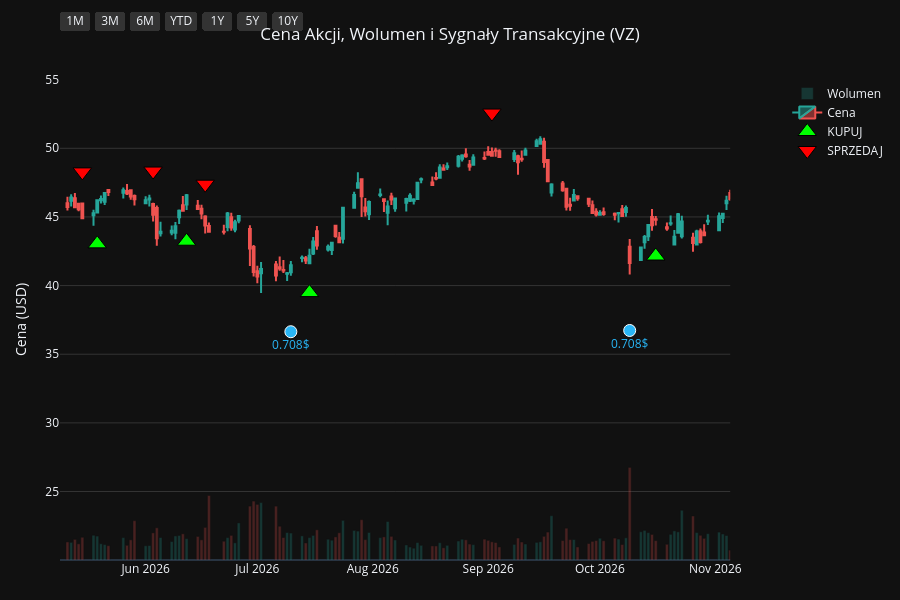
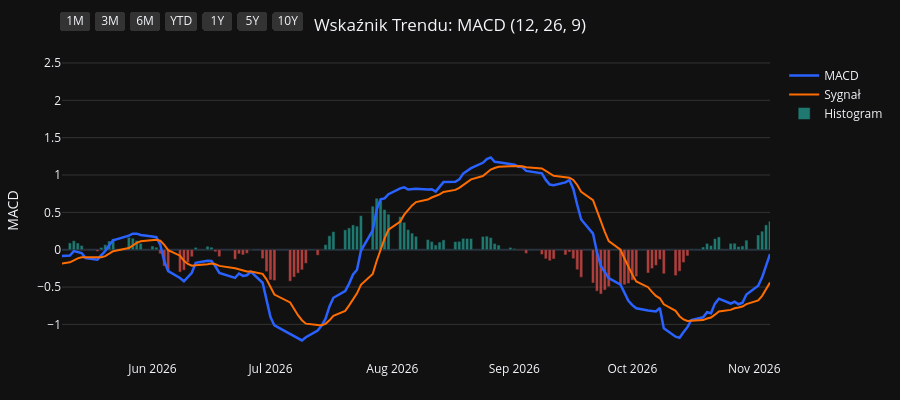
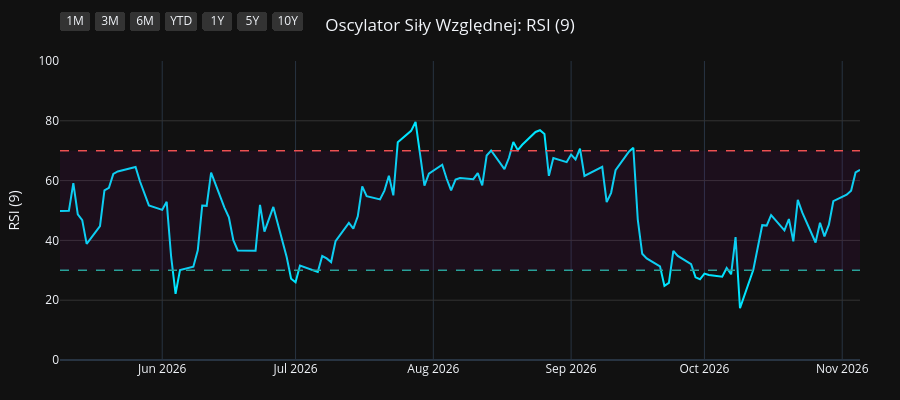
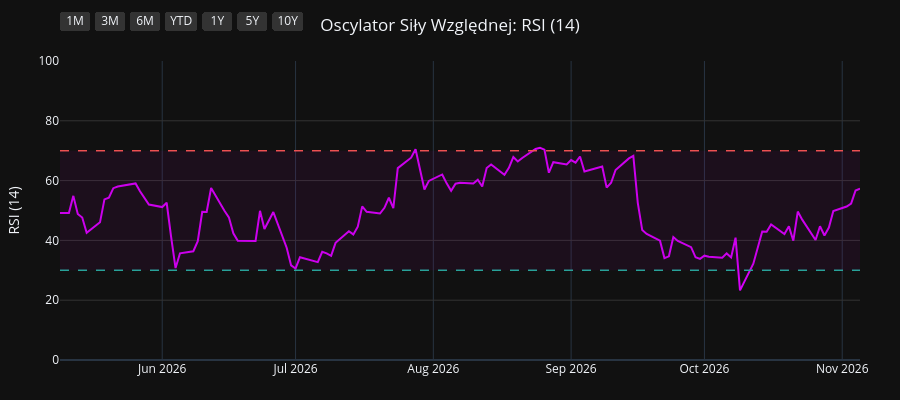

Notebook code for these charts, in order:
### Code cell
import os
import yfinance as yf
import pandas as pd
import pandas_ta as ta
import plotly.graph_objects as go
from plotly.subplots import make_subplots

# 1. Pobranie i przygotowanie danych
symbol = os.environ.get("STOCK_TICKER", "").strip().upper()
if not symbol:
    raise RuntimeError("Set STOCK_TICKER before running price_extractor.ipynb")
df = yf.Ticker(symbol).history(period="10y")
df.index = df.index.tz_localize(None)

# Wskaźniki i sygnały
df.ta.macd(fast=12, slow=26, signal=9, append=True)
df.ta.rsi(length=9, append=True)
df.ta.rsi(length=14, append=True)
df.ta.rsi(length=21, append=True)
df.dropna(inplace=True)

macd = df['MACD_12_26_9']
signal = df['MACDs_12_26_9']
wczorajszy_macd = macd.shift(1)
wczorajszy_signal = signal.shift(1)

df['Decyzja'] = 'BRAK'
df.loc[(macd > signal) & (wczorajszy_macd <= wczorajszy_signal), 'Decyzja'] = 'KUPUJ'
df.loc[(macd < signal) & (wczorajszy_macd >= wczorajszy_signal), 'Decyzja'] = 'SPRZEDAJ'

df_kupuj = df[df['Decyzja'] == 'KUPUJ']
df_sprzedaj = df[df['Decyzja'] == 'SPRZEDAJ']
df_dywidendy = df[df['Dividends'] > 0]
df_splity = df[df['Stock Splits'] > 0]

# Wspólna konfiguracja osi X
konfiguracja_osi_x = dict(
    type="date",
    showspikes=True, spikemode="across", spikesnap="cursor", spikedash="dot", spikecolor="#ffffff", spikethickness=1, hoverformat="%Y-%m-%d",
    rangeselector=dict(
        buttons=list([
            dict(count=1, label="1M", step="month", stepmode="backward"),
            dict(count=3, label="3M", step="month", stepmode="backward"),
            dict(count=6, label="6M", step="month", stepmode="backward"),
            dict(count=1, label="YTD", step="year", stepmode="todate"),
            dict(count=1, label="1Y", step="year", stepmode="backward"),
            dict(count=5, label="5Y", step="year", stepmode="backward"),
            dict(step="all", label="10Y")
        ]),
        bgcolor="#333333", activecolor="#2962ff", x=0, y=1.1
    )
)

# ==========================================
# WYKRES 1: CENA + WOLUMEN + SYGNAŁY
# ==========================================
fig1 = make_subplots(specs=[[{"secondary_y": True}]])

kolory_wolumenu = ['#26a69a' if row['Close'] >= row['Open'] else '#ef5350' for index, row in df.iterrows()]
fig1.add_trace(go.Bar(x=df.index, y=df['Volume'], marker_color=kolory_wolumenu, opacity=0.25, name='Wolumen'), secondary_y=True)
fig1.add_trace(go.Candlestick(x=df.index, open=df['Open'], high=df['High'], low=df['Low'], close=df['Close'], name='Cena', increasing_line_color='#26a69a', decreasing_line_color='#ef5350'), secondary_y=False)
fig1.add_trace(go.Scatter(x=df_kupuj.index, y=df_kupuj['Low'] * 0.95, customdata=df_kupuj[['Low', 'High']], mode='markers', marker=dict(symbol='triangle-up', size=16, color='#00ff00', line=dict(width=1, color='black')), name='KUPUJ', hovertemplate='KUPUJ<br>Najniższa: %{customdata[0]:.2f}<br>Najwyższa: %{customdata[1]:.2f}<extra></extra>'), secondary_y=False)
fig1.add_trace(go.Scatter(x=df_sprzedaj.index, y=df_sprzedaj['High'] * 1.05, customdata=df_sprzedaj[['Low', 'High']], mode='markers', marker=dict(symbol='triangle-down', size=16, color='#ff0000', line=dict(width=1, color='black')), name='SPRZEDAJ', hovertemplate='SPRZEDAJ<br>Najniższa: %{customdata[0]:.2f}<br>Najwyższa: %{customdata[1]:.2f}<extra></extra>'), secondary_y=False)

if not df_dywidendy.empty:
    fig1.add_trace(go.Scatter(x=df_dywidendy.index, y=df_dywidendy['Low'] * 0.90, mode='markers+text', marker=dict(symbol='circle', size=12, color='#29b6f6', line=dict(width=1, color='white')), text=df_dywidendy['Dividends'].apply(lambda x: f"{x}$"), textposition="bottom center", name='Dywidenda', showlegend=False, hovertemplate='Dywidenda: %{text}<extra></extra>', textfont=dict(color="#29b6f6")), secondary_y=False)
if not df_splity.empty:
                    fig1.add_trace(go.Scatter(x=df_splity.index, y=df_splity['High'], mode='markers+text', marker=dict(symbol='star', size=16, color='#ffee58', line=dict(width=1, color='black')), text=df_splity['Stock Splits'].apply(lambda x: f"{x:g}:1" if x >= 1 else f"1:{1 / x:g}"), textposition="top center", name='Split', hovertemplate='%{text}<extra></extra>', textfont=dict(color="#ffee58")), secondary_y=False)

fig1.update_layout(title=dict(text=f"Cena Akcji, Wolumen i Sygnały Transakcyjne ({symbol})", x=0.5, xanchor='center'), dragmode='pan', xaxis_rangeslider_visible=False, template='plotly_dark', height=600, hovermode='x unified', margin=dict(l=60, r=40, t=60, b=40))
fig1.update_xaxes(**konfiguracja_osi_x)
fig1.update_xaxes(range=[df.index.max() - pd.Timedelta(days=180), df.index.max()])
fig1.update_yaxes(title_text="Cena (USD)", secondary_y=False, gridcolor='#333333')
fig1.update_yaxes(range=[0, df['Volume'].max() * 4], showgrid=False, showticklabels=False, secondary_y=True)
fig1.show(config={'scrollZoom': True})

# ==========================================
# WYKRES 2: WSKAŹNIK MACD
# ==========================================
fig2 = go.Figure()
fig2.add_trace(go.Scatter(x=df.index, y=df['MACD_12_26_9'], line=dict(color='#2962ff', width=2.5), name='MACD'))
fig2.add_trace(go.Scatter(x=df.index, y=df['MACDs_12_26_9'], line=dict(color='#ff6d00', width=2), name='Sygnał'))
kolory_macd = ['#26a69a' if val >= 0 else '#ef5350' for val in df['MACDh_12_26_9']]
fig2.add_trace(go.Bar(x=df.index, y=df['MACDh_12_26_9'], marker_color=kolory_macd, name='Histogram', opacity=0.7))
fig2.update_layout(title=dict(text="Wskaźnik Trendu: MACD (12, 26, 9)", x=0.5, xanchor='center'), dragmode='pan', xaxis_rangeslider_visible=False, template='plotly_dark', height=400, hovermode='x unified', margin=dict(l=60, r=40, t=60, b=40))
fig2.update_xaxes(**konfiguracja_osi_x)
fig2.update_xaxes(range=[df.index.max() - pd.Timedelta(days=180), df.index.max()])
fig2.update_yaxes(title_text="MACD", gridcolor='#333333')
fig2.show(config={'scrollZoom': True})

# ==========================================
# WYKRES 3: OSCYLATOR RSI (9)
# ==========================================
fig3 = go.Figure()
fig3.add_trace(go.Scatter(x=df.index, y=df['RSI_9'], line=dict(color='#00e5ff', width=2), name='RSI (9)'))
fig3.add_hline(y=70, line_dash="dash", line_color="#ef5350", line_width=1.5)
fig3.add_hline(y=30, line_dash="dash", line_color="#26a69a", line_width=1.5)
fig3.add_hrect(y0=30, y1=70, line_width=0, fillcolor="purple", opacity=0.1)
fig3.update_layout(title=dict(text="Oscylator Siły Względnej: RSI (9)", x=0.5, xanchor='center'), dragmode='pan', xaxis_rangeslider_visible=False, template='plotly_dark', height=400, hovermode='x unified', margin=dict(l=60, r=40, t=60, b=40))
fig3.update_xaxes(**konfiguracja_osi_x)
fig3.update_xaxes(range=[df.index.max() - pd.Timedelta(days=180), df.index.max()])
fig3.update_yaxes(title_text="RSI (9)", range=[0, 100], gridcolor='#333333')
fig3.show(config={'scrollZoom': True})

# ==========================================
# WYKRES 4: OSCYLATOR RSI (14)
# ==========================================
fig4 = go.Figure()
fig4.add_trace(go.Scatter(x=df.index, y=df['RSI_14'], line=dict(color='#d500f9', width=2), name='RSI (14)'))
fig4.add_hline(y=70, line_dash="dash", line_color="#ef5350", line_width=1.5)
fig4.add_hline(y=30, line_dash="dash", line_color="#26a69a", line_width=1.5)
fig4.add_hrect(y0=30, y1=70, line_width=0, fillcolor="purple", opacity=0.1)
fig4.update_layout(title=dict(text="Oscylator Siły Względnej: RSI (14)", x=0.5, xanchor='center'), dragmode='pan', xaxis_rangeslider_visible=False, template='plotly_dark', height=400, hovermode='x unified', margin=dict(l=60, r=40, t=60, b=40))
fig4.update_xaxes(**konfiguracja_osi_x)
fig4.update_xaxes(range=[df.index.max() - pd.Timedelta(days=180), df.index.max()])
fig4.update_yaxes(title_text="RSI (14)", range=[0, 100], gridcolor='#333333')
fig4.show(config={'scrollZoom': True})

# ==========================================
# WYKRES 5: OSCYLATOR RSI (21)
# ==========================================
fig5 = go.Figure()
fig5.add_trace(go.Scatter(x=df.index, y=df['RSI_21'], line=dict(color='#64dd17', width=2), name='RSI (21)'))
fig5.add_hline(y=70, line_dash="dash", line_color="#ef5350", line_width=1.5)
fig5.add_hline(y=30, line_dash="dash", line_color="#26a69a", line_width=1.5)
fig5.add_hrect(y0=30, y1=70, line_width=0, fillcolor="purple", opacity=0.1)
fig5.update_layout(title=dict(text="Oscylator Siły Względnej: RSI (21)", x=0.5, xanchor='center'), dragmode='pan', xaxis_rangeslider_visible=False, template='plotly_dark', height=400, hovermode='x unified', margin=dict(l=60, r=40, t=60, b=40))
fig5.update_xaxes(**konfiguracja_osi_x)
fig5.update_xaxes(range=[df.index.max() - pd.Timedelta(days=180), df.index.max()])
fig5.update_yaxes(title_text="RSI (21)", range=[0, 100], gridcolor='#333333')
fig5.show(config={'scrollZoom': True})

### Figure 1 — Plotly figure (JSON) as saved in the notebook; plotly's stock layout.template omitted (floating-point values rounded to 4 significant figures; data arrays with more than 128 entries replaced by an {"elided": "..."} marker saying what was removed)
{"data": [{"marker": {"color": {"elided": "2480 str values"}}, "name": "Wolumen", "opacity": 0.25, "type": "bar", "x": {"elided": "2480 str values"}, "xaxis": "x", "y": {"elided": "2480 int values"}, "yaxis": "y2"}, {"close": {"elided": "2480 float values"}, "decreasing": {"line": {"color": "#ef5350"}}, "high": {"elided": "2480 float values"}, "increasing": {"line": {"color": "#26a69a"}}, "low": {"elided": "2480 float values"}, "name": "Cena", "open": {"elided": "2480 float values"}, "type": "candlestick", "x": {"elided": "2480 str values"}, "xaxis": "x", "yaxis": "y"}, {"customdata": {"elided": "102x2 float values"}, "hovertemplate": "KUPUJ<br>Najniższa: %{customdata[0]:.2f}<br>Najwyższa: %{customdata[1]:.2f}<extra></extra>", "marker": {"color": "#00ff00", "line": {"color": "black", "width": 1}, "size": 16, "symbol": "triangle-up"}, "mode": "markers", "name": "KUPUJ", "type": "scatter", "x": ["2017-02-16T00:00:00", "2017-04-12T00:00:00", "2017-05-10T00:00:00", "2017-05-23T00:00:00", "2017-07-19T00:00:00", "2017-09-19T00:00:00", "2017-11-21T00:00:00", "2018-01-24T00:00:00", "2018-03-06T00:00:00", "2018-03-28T00:00:00", "2018-05-22T00:00:00", "2018-06-07T00:00:00", "2018-06-22T00:00:00", "2018-07-30T00:00:00", "2018-08-06T00:00:00", "2018-08-15T00:00:00", "2018-10-04T00:00:00", "2018-10-18T00:00:00", "2019-01-03T00:00:00", "2019-02-15T00:00:00", "2019-05-16T00:00:00", "2019-06-13T00:00:00", "2019-07-02T00:00:00", "2019-07-12T00:00:00", "2019-07-29T00:00:00", "2019-08-13T00:00:00", "2019-10-16T00:00:00", "2019-11-27T00:00:00", "2020-01-21T00:00:00", "2020-02-10T00:00:00", "2020-03-05T00:00:00", "2020-03-10T00:00:00", "2020-03-30T00:00:00", "2020-05-29T00:00:00", "2020-07-08T00:00:00", "2020-07-10T00:00:00", "2020-08-24T00:00:00", "2020-09-03T00:00:00", "2020-10-12T00:00:00", "2020-11-03T00:00:00", "2020-12-02T00:00:00", "2021-01-22T00:00:00", "2021-02-10T00:00:00", "2021-02-17T00:00:00", "2021-03-05T00:00:00", "2021-05-05T00:00:00", "2021-06-07T00:00:00", "2021-07-02T00:00:00", "2021-07-27T00:00:00", "2021-08-13T00:00:00", "2021-09-03T00:00:00", "2021-09-24T00:00:00", "2021-10-20T00:00:00", "2021-11-10T00:00:00", "2021-12-15T00:00:00", "2022-02-03T00:00:00", "2022-02-17T00:00:00", "2022-03-02T00:00:00", "2022-04-01T00:00:00", "2022-05-13T00:00:00", "2022-06-23T00:00:00", "2022-07-15T00:00:00", "2022-08-12T00:00:00", "2022-09-12T00:00:00", "2022-10-04T00:00:00", "2022-10-17T00:00:00", "2022-12-22T00:00:00", "2023-02-02T00:00:00", "2023-03-21T00:00:00", "2023-06-08T00:00:00", "2023-07-28T00:00:00", "2023-08-11T00:00:00", "2023-09-14T00:00:00", "2023-10-17T00:00:00", "2024-01-03T00:00:00", "2024-03-21T00:00:00", "2024-05-09T00:00:00", "2024-05-31T00:00:00", "2024-06-24T00:00:00", "2024-08-02T00:00:00", "2024-08-09T00:00:00", "2024-11-15T00:00:00", "2025-01-17T00:00:00", "2025-03-31T00:00:00", "2025-04-15T00:00:00", "2025-04-17T00:00:00", "2025-05-02T00:00:00", "2025-05-19T00:00:00", "2025-06-02T00:00:00", "2025-06-10T00:00:00", "2025-06-30T00:00:00", "2025-07-22T00:00:00", "2025-10-29T00:00:00", "2025-10-31T00:00:00", "2025-12-30T00:00:00", "2026-01-08T00:00:00", "2026-01-26T00:00:00", "2026-04-27T00:00:00", "2026-05-19T00:00:00", "2026-06-12T00:00:00", "2026-07-15T00:00:00", "2026-10-16T00:00:00"], "xaxis": "x", "y": [26.74, 27.31, 26.17, 25.65, 24.73, 27.48, 26.65, 31.35, 28.3, 28.02, 28.63, 28.39, 28.97, 31.26, 31.06, 31.48, 32.38, 32.63, 34.02, 33.3, 35.2, 35.54, 35.19, 35.59, 35.57, 34.75, 37.92, 37.94, 38.41, 38.2, 36.1, 34.46, 33.83, 35.45, 35.41, 35.17, 38.54, 39.28, 39.05, 37.96, 40.27, 37.87, 36.64, 37.12, 36.64, 39.49, 38.49, 37.94, 37.83, 37.97, 37.62, 37.0, 36.38, 36.03, 34.83, 37.5, 36.86, 37.38, 35.49, 33.65, 36.07, 36.04, 32.07, 30.36, 28.09, 26.63, 27.2, 30.46, 27.62, 26.29, 25.75, 25.21, 25.96, 24.3, 30.57, 31.76, 31.79, 32.37, 32.55, 33.16, 32.85, 34.0, 32.53, 38.28, 38.11, 37.55, 37.33, 37.8, 37.36, 37.55, 36.43, 37.26, 35.34, 34.54, 36.0, 35.68, 35.82, 42.99, 43.04, 43.23, 39.49, 42.15], "yaxis": "y"}, {"customdata": {"elided": "102x2 float values"}, "hovertemplate": "SPRZEDAJ<br>Najniższa: %{customdata[0]:.2f}<br>Najwyższa: %{customdata[1]:.2f}<extra></extra>", "marker": {"color": "#ff0000", "line": {"color": "black", "width": 1}, "size": 16, "symbol": "triangle-down"}, "mode": "markers", "name": "SPRZEDAJ", "type": "scatter", "x": ["2016-12-28T00:00:00", "2017-03-27T00:00:00", "2017-04-21T00:00:00", "2017-05-12T00:00:00", "2017-06-21T00:00:00", "2017-08-16T00:00:00", "2017-10-09T00:00:00", "2017-12-27T00:00:00", "2018-02-02T00:00:00", "2018-03-22T00:00:00", "2018-05-02T00:00:00", "2018-05-31T00:00:00", "2018-06-13T00:00:00", "2018-07-19T00:00:00", "2018-07-31T00:00:00", "2018-08-13T00:00:00", "2018-08-29T00:00:00", "2018-10-15T00:00:00", "2018-11-23T00:00:00", "2019-01-28T00:00:00", "2019-04-02T00:00:00", "2019-05-31T00:00:00", "2019-06-28T00:00:00", "2019-07-11T00:00:00", "2019-07-19T00:00:00", "2019-07-31T00:00:00", "2019-09-26T00:00:00", "2019-10-25T00:00:00", "2019-12-30T00:00:00", "2020-01-30T00:00:00", "2020-02-11T00:00:00", "2020-03-09T00:00:00", "2020-03-11T00:00:00", "2020-04-30T00:00:00", "2020-06-17T00:00:00", "2020-07-09T00:00:00", "2020-08-21T00:00:00", "2020-08-25T00:00:00", "2020-09-08T00:00:00", "2020-10-14T00:00:00", "2020-11-30T00:00:00", "2020-12-10T00:00:00", "2021-01-27T00:00:00", "2021-02-12T00:00:00", "2021-03-04T00:00:00", "2021-04-13T00:00:00", "2021-05-17T00:00:00", "2021-06-17T00:00:00", "2021-07-26T00:00:00", "2021-07-30T00:00:00", "2021-08-23T00:00:00", "2021-09-09T00:00:00", "2021-10-11T00:00:00", "2021-11-05T00:00:00", "2021-11-16T00:00:00", "2022-01-20T00:00:00", "2022-02-07T00:00:00", "2022-02-24T00:00:00", "2022-03-09T00:00:00", "2022-04-25T00:00:00", "2022-06-13T00:00:00", "2022-07-14T00:00:00", "2022-07-18T00:00:00", "2022-08-26T00:00:00", "2022-09-21T00:00:00", "2022-10-10T00:00:00", "2022-12-02T00:00:00", "2023-01-19T00:00:00", "2023-02-06T00:00:00", "2023-04-20T00:00:00", "2023-07-11T00:00:00", "2023-08-02T00:00:00", "2023-09-13T00:00:00", "2023-09-15T00:00:00", "2023-12-08T00:00:00", "2024-02-06T00:00:00", "2024-04-10T00:00:00", "2024-05-23T00:00:00", "2024-06-12T00:00:00", "2024-07-22T00:00:00", "2024-08-05T00:00:00", "2024-10-03T00:00:00", "2024-12-06T00:00:00", "2025-03-12T00:00:00", "2025-04-04T00:00:00", "2025-04-16T00:00:00", "2025-04-21T00:00:00", "2025-05-12T00:00:00", "2025-05-23T00:00:00", "2025-06-04T00:00:00", "2025-06-12T00:00:00", "2025-07-11T00:00:00", "2025-08-27T00:00:00", "2025-10-30T00:00:00", "2025-12-09T00:00:00", "2026-01-06T00:00:00", "2026-01-13T00:00:00", "2026-02-26T00:00:00", "2026-05-15T00:00:00", "2026-06-03T00:00:00", "2026-06-17T00:00:00", "2026-09-02T00:00:00"], "xaxis": "x", "y": [32.87, 30.71, 30.08, 28.83, 28.74, 30.7, 31.43, 34.25, 35.14, 30.77, 32.04, 31.82, 31.83, 33.9, 34.94, 35.01, 36.46, 36.38, 39.57, 38.1, 40.14, 37.96, 39.32, 39.71, 39.75, 39.24, 41.97, 42.56, 43.12, 41.95, 42.63, 40.67, 39.22, 41.38, 40.81, 39.45, 42.62, 43.14, 43.89, 43.43, 44.22, 44.76, 42.0, 40.32, 41.02, 43.05, 44.03, 42.43, 42.16, 42.35, 41.99, 41.36, 40.64, 40.27, 40.13, 41.64, 41.19, 41.03, 41.54, 40.19, 39.68, 40.0, 40.48, 34.57, 32.36, 30.02, 30.81, 32.91, 33.98, 31.4, 29.78, 28.49, 29.0, 28.89, 33.4, 36.5, 36.28, 35.51, 36.41, 36.28, 36.52, 40.77, 39.3, 40.2, 42.93, 42.76, 42.18, 41.16, 41.41, 41.84, 41.8, 40.68, 42.86, 39.57, 40.84, 39.83, 39.98, 49.57, 48.28, 48.34, 47.39, 52.57], "yaxis": "y"}, {"hovertemplate": "Dywidenda: %{text}<extra></extra>", "marker": {"color": "#29b6f6", "line": {"color": "white", "width": 1}, "size": 12, "symbol": "circle"}, "mode": "markers+text", "name": "Dywidenda", "showlegend": false, "text": ["0.578$", "0.578$", "0.578$", "0.59$", "0.59$", "0.59$", "0.59$", "0.603$", "0.603$", "0.603$", "0.603$", "0.615$", "0.615$", "0.615$", "0.615$", "0.628$", "0.628$", "0.628$", "0.628$", "0.64$", "0.64$", "0.64$", "0.64$", "0.653$", "0.653$", "0.653$", "0.653$", "0.665$", "0.665$", "0.665$", "0.665$", "0.678$", "0.678$", "0.678$", "0.678$", "0.69$", "0.69$", "0.708$", "0.708$", "0.708$"], "textfont": {"color": "#29b6f6"}, "textposition": "bottom center", "type": "scatter", "x": ["2017-01-06T00:00:00", "2017-04-06T00:00:00", "2017-07-06T00:00:00", "2017-10-06T00:00:00", "2018-01-09T00:00:00", "2018-04-09T00:00:00", "2018-07-09T00:00:00", "2018-10-09T00:00:00", "2019-01-09T00:00:00", "2019-04-09T00:00:00", "2019-07-09T00:00:00", "2019-10-09T00:00:00", "2020-01-09T00:00:00", "2020-04-09T00:00:00", "2020-07-09T00:00:00", "2020-10-08T00:00:00", "2021-01-07T00:00:00", "2021-04-08T00:00:00", "2021-07-08T00:00:00", "2021-10-07T00:00:00", "2022-01-07T00:00:00", "2022-04-07T00:00:00", "2022-07-07T00:00:00", "2022-10-06T00:00:00", "2023-01-09T00:00:00", "2023-04-06T00:00:00", "2023-07-07T00:00:00", "2023-10-06T00:00:00", "2024-01-09T00:00:00", "2024-04-09T00:00:00", "2024-07-10T00:00:00", "2024-10-10T00:00:00", "2025-01-10T00:00:00", "2025-04-10T00:00:00", "2025-07-10T00:00:00", "2025-10-10T00:00:00", "2026-01-12T00:00:00", "2026-04-10T00:00:00", "2026-07-10T00:00:00", "2026-10-09T00:00:00"], "xaxis": "x", "y": [28.09, 25.78, 23.6, 26.7, 28.61, 26.3, 28.81, 31.06, 33.02, 34.06, 33.36, 35.31, 35.6, 34.81, 33.26, 36.88, 36.71, 36.76, 35.89, 35.19, 35.24, 34.85, 34.15, 26.04, 28.93, 27.88, 25.99, 22.31, 29.18, 31.01, 31.63, 33.8, 30.2, 34.17, 34.51, 33.6, 33.92, 40.04, 36.64, 36.73], "yaxis": "y"}], "layout": {"dragmode": "pan", "height": 600, "hovermode": "x unified", "margin": {"b": 40, "l": 60, "r": 40, "t": 60}, "title": {"text": "Cena Akcji, Wolumen i Sygnały Transakcyjne (VZ)", "x": 0.5, "xanchor": "center"}, "xaxis": {"anchor": "y", "domain": [0.0, 0.94], "hoverformat": "%Y-%m-%d", "range": ["2026-05-09T00:00:00", "2026-11-05T00:00:00"], "rangeselector": {"activecolor": "#2962ff", "bgcolor": "#333333", "buttons": [{"count": 1, "label": "1M", "step": "month", "stepmode": "backward"}, {"count": 3, "label": "3M", "step": "month", "stepmode": "backward"}, {"count": 6, "label": "6M", "step": "month", "stepmode": "backward"}, {"count": 1, "label": "YTD", "step": "year", "stepmode": "todate"}, {"count": 1, "label": "1Y", "step": "year", "stepmode": "backward"}, {"count": 5, "label": "5Y", "step": "year", "stepmode": "backward"}, {"label": "10Y", "step": "all"}], "x": 0, "y": 1.1}, "rangeslider": {"visible": false}, "showspikes": true, "spikecolor": "#ffffff", "spikedash": "dot", "spikemode": "across", "spikesnap": "cursor", "spikethickness": 1, "type": "date"}, "yaxis": {"anchor": "x", "domain": [0.0, 1.0], "gridcolor": "#333333", "title": {"text": "Cena (USD)"}}, "yaxis2": {"anchor": "x", "overlaying": "y", "range": [0, 494338800], "showgrid": false, "showticklabels": false, "side": "right"}}}

### Figure 2 — Plotly figure (JSON) as saved in the notebook; plotly's stock layout.template omitted (floating-point values rounded to 4 significant figures; data arrays with more than 128 entries replaced by an {"elided": "..."} marker saying what was removed)
{"data": [{"line": {"color": "#2962ff", "width": 2.5}, "name": "MACD", "type": "scatter", "x": {"elided": "2480 str values"}, "y": {"elided": "2480 float values"}}, {"line": {"color": "#ff6d00", "width": 2}, "name": "Sygnał", "type": "scatter", "x": {"elided": "2480 str values"}, "y": {"elided": "2480 float values"}}, {"marker": {"color": {"elided": "2480 str values"}}, "name": "Histogram", "opacity": 0.7, "type": "bar", "x": {"elided": "2480 str values"}, "y": {"elided": "2480 float values"}}], "layout": {"dragmode": "pan", "height": 400, "hovermode": "x unified", "margin": {"b": 40, "l": 60, "r": 40, "t": 60}, "title": {"text": "Wskaźnik Trendu: MACD (12, 26, 9)", "x": 0.5, "xanchor": "center"}, "xaxis": {"hoverformat": "%Y-%m-%d", "range": ["2026-05-09T00:00:00", "2026-11-05T00:00:00"], "rangeselector": {"activecolor": "#2962ff", "bgcolor": "#333333", "buttons": [{"count": 1, "label": "1M", "step": "month", "stepmode": "backward"}, {"count": 3, "label": "3M", "step": "month", "stepmode": "backward"}, {"count": 6, "label": "6M", "step": "month", "stepmode": "backward"}, {"count": 1, "label": "YTD", "step": "year", "stepmode": "todate"}, {"count": 1, "label": "1Y", "step": "year", "stepmode": "backward"}, {"count": 5, "label": "5Y", "step": "year", "stepmode": "backward"}, {"label": "10Y", "step": "all"}], "x": 0, "y": 1.1}, "rangeslider": {"visible": false}, "showspikes": true, "spikecolor": "#ffffff", "spikedash": "dot", "spikemode": "across", "spikesnap": "cursor", "spikethickness": 1, "type": "date"}, "yaxis": {"gridcolor": "#333333", "title": {"text": "MACD"}}}}

### Figure 3 — Plotly figure (JSON) as saved in the notebook; plotly's stock layout.template omitted (floating-point values rounded to 4 significant figures; data arrays with more than 128 entries replaced by an {"elided": "..."} marker saying what was removed)
{"data": [{"line": {"color": "#00e5ff", "width": 2}, "name": "RSI (9)", "type": "scatter", "x": {"elided": "2480 str values"}, "y": {"elided": "2480 float values"}}], "layout": {"dragmode": "pan", "height": 400, "hovermode": "x unified", "margin": {"b": 40, "l": 60, "r": 40, "t": 60}, "shapes": [{"line": {"color": "#ef5350", "dash": "dash", "width": 1.5}, "type": "line", "x0": 0, "x1": 1, "xref": "x domain", "y0": 70, "y1": 70, "yref": "y"}, {"line": {"color": "#26a69a", "dash": "dash", "width": 1.5}, "type": "line", "x0": 0, "x1": 1, "xref": "x domain", "y0": 30, "y1": 30, "yref": "y"}, {"fillcolor": "purple", "line": {"width": 0}, "opacity": 0.1, "type": "rect", "x0": 0, "x1": 1, "xref": "x domain", "y0": 30, "y1": 70, "yref": "y"}], "title": {"text": "Oscylator Siły Względnej: RSI (9)", "x": 0.5, "xanchor": "center"}, "xaxis": {"hoverformat": "%Y-%m-%d", "range": ["2026-05-09T00:00:00", "2026-11-05T00:00:00"], "rangeselector": {"activecolor": "#2962ff", "bgcolor": "#333333", "buttons": [{"count": 1, "label": "1M", "step": "month", "stepmode": "backward"}, {"count": 3, "label": "3M", "step": "month", "stepmode": "backward"}, {"count": 6, "label": "6M", "step": "month", "stepmode": "backward"}, {"count": 1, "label": "YTD", "step": "year", "stepmode": "todate"}, {"count": 1, "label": "1Y", "step": "year", "stepmode": "backward"}, {"count": 5, "label": "5Y", "step": "year", "stepmode": "backward"}, {"label": "10Y", "step": "all"}], "x": 0, "y": 1.1}, "rangeslider": {"visible": false}, "showspikes": true, "spikecolor": "#ffffff", "spikedash": "dot", "spikemode": "across", "spikesnap": "cursor", "spikethickness": 1, "type": "date"}, "yaxis": {"gridcolor": "#333333", "range": [0, 100], "title": {"text": "RSI (9)"}}}}

### Figure 4 — Plotly figure (JSON) as saved in the notebook; plotly's stock layout.template omitted (floating-point values rounded to 4 significant figures; data arrays with more than 128 entries replaced by an {"elided": "..."} marker saying what was removed)
{"data": [{"line": {"color": "#d500f9", "width": 2}, "name": "RSI (14)", "type": "scatter", "x": {"elided": "2480 str values"}, "y": {"elided": "2480 float values"}}], "layout": {"dragmode": "pan", "height": 400, "hovermode": "x unified", "margin": {"b": 40, "l": 60, "r": 40, "t": 60}, "shapes": [{"line": {"color": "#ef5350", "dash": "dash", "width": 1.5}, "type": "line", "x0": 0, "x1": 1, "xref": "x domain", "y0": 70, "y1": 70, "yref": "y"}, {"line": {"color": "#26a69a", "dash": "dash", "width": 1.5}, "type": "line", "x0": 0, "x1": 1, "xref": "x domain", "y0": 30, "y1": 30, "yref": "y"}, {"fillcolor": "purple", "line": {"width": 0}, "opacity": 0.1, "type": "rect", "x0": 0, "x1": 1, "xref": "x domain", "y0": 30, "y1": 70, "yref": "y"}], "title": {"text": "Oscylator Siły Względnej: RSI (14)", "x": 0.5, "xanchor": "center"}, "xaxis": {"hoverformat": "%Y-%m-%d", "range": ["2026-05-09T00:00:00", "2026-11-05T00:00:00"], "rangeselector": {"activecolor": "#2962ff", "bgcolor": "#333333", "buttons": [{"count": 1, "label": "1M", "step": "month", "stepmode": "backward"}, {"count": 3, "label": "3M", "step": "month", "stepmode": "backward"}, {"count": 6, "label": "6M", "step": "month", "stepmode": "backward"}, {"count": 1, "label": "YTD", "step": "year", "stepmode": "todate"}, {"count": 1, "label": "1Y", "step": "year", "stepmode": "backward"}, {"count": 5, "label": "5Y", "step": "year", "stepmode": "backward"}, {"label": "10Y", "step": "all"}], "x": 0, "y": 1.1}, "rangeslider": {"visible": false}, "showspikes": true, "spikecolor": "#ffffff", "spikedash": "dot", "spikemode": "across", "spikesnap": "cursor", "spikethickness": 1, "type": "date"}, "yaxis": {"gridcolor": "#333333", "range": [0, 100], "title": {"text": "RSI (14)"}}}}
